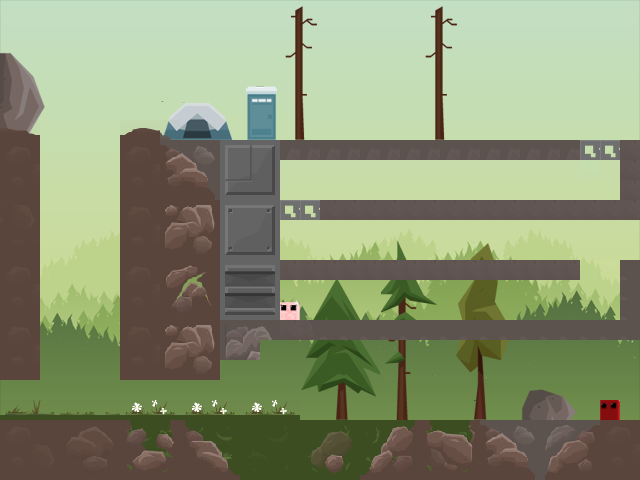

Below is a game level as drawn by its tile map, then a one-line description and the .tmx that defines it (tile-layer data replaced by summaries):
An orthogonal 32x24 tile map with 20x20 px tiles, 4 tile layers (background, foreground, stationary, breakable), 5 tilesets and 17 objects (bandage).

<map version="1.10" tiledversion="1.12.1" orientation="orthogonal" renderorder="right-down" width="32" height="24" tilewidth="20" tileheight="20" infinite="0" nextlayerid="9" nextobjectid="173">
 <tileset firstgid="1" name="myimages" tilewidth="20" tileheight="20" tilecount="16" columns="16">
  <image source="myimages.png" width="320" height="20" />
 </tileset>
 <tileset firstgid="17" name="foresttiles01" tilewidth="20" tileheight="20" tilecount="900" columns="30">
  <image source="foresttiles01.png" width="600" height="600" />
 </tileset>
 <tileset firstgid="917" name="forestbg" tilewidth="20" tileheight="20" tilecount="768" columns="32">
  <image source="forestbg.png" width="640" height="480" />
 </tileset>
 <tileset firstgid="1685" name="forestbgflipped" tilewidth="20" tileheight="20" tilecount="768" columns="32">
  <image source="forestbgflipped.png" width="640" height="480" />
 </tileset>
 <tileset firstgid="2453" name="forestset1" tilewidth="20" tileheight="20" tilecount="676" columns="26">
  <image source="forestset1.png" width="520" height="520" />
 </tileset>
 <layer id="1" name="background" width="32" height="24">
  <properties>
   <property name="collidable" value="false" />
  </properties>
  <data>[768 cells, 768 non-empty, 766 distinct tile ids]</data>
 </layer>
 <layer id="2" name="foreground" width="32" height="24">
  <data>[768 cells, 172 non-empty, 152 distinct tile ids]</data>
 </layer>
 <layer id="3" name="stationary" width="32" height="24">
  <properties>
   <property name="collidable" value="true" />
  </properties>
  <data>[768 cells, 289 non-empty, 150 distinct tile ids]</data>
 </layer>
 <layer id="7" name="breakable" width="32" height="24">
  <properties>
   <property name="collidable" value="true" />
  </properties>
  <data>[768 cells, 4 non-empty, 1 distinct tile ids]</data>
 </layer>
 <objectgroup id="4" name="rectangle">
  <object id="74" x="220" y="340" width="40" height="20" />
  <object id="78" x="620" y="140" width="20" height="80" />
  <object id="79" x="320" y="200" width="300" height="20" />
  <object id="80" x="620" y="260" width="20" height="80" />
  <object id="82" x="280" y="260" width="300" height="20" />
  <object id="151" x="280" y="320" width="340" height="20" />
  <object id="162" x="0" y="135" width="40" height="245" />
  <object id="165" x="0" y="420" width="640" height="60" />
  <object id="166" x="120" y="140" width="460" height="20" />
  <object id="167" x="120" y="160" width="160" height="180" />
  <object id="168" x="120" y="340" width="100" height="40" />
 </objectgroup>
 <objectgroup id="5" name="saws">
  <object id="154" x="360" y="310" width="20" height="20">
   <ellipse />
  </object>
  <object id="155" x="558.174" y="251.981" width="32.8452" height="33.4415">
   <ellipse />
  </object>
  <object id="156" x="502" y="191" width="20" height="20">
   <ellipse />
  </object>
  <object id="157" x="360" y="190" width="20" height="20">
   <ellipse />
  </object>
  <object id="158" x="499" y="312" width="20" height="20">
   <ellipse />
  </object>
 </objectgroup>
 <objectgroup id="8" name="items">
  <object id="172" name="bandage" x="607.99" y="227.885" width="28" height="28" />
 </objectgroup>
</map>
